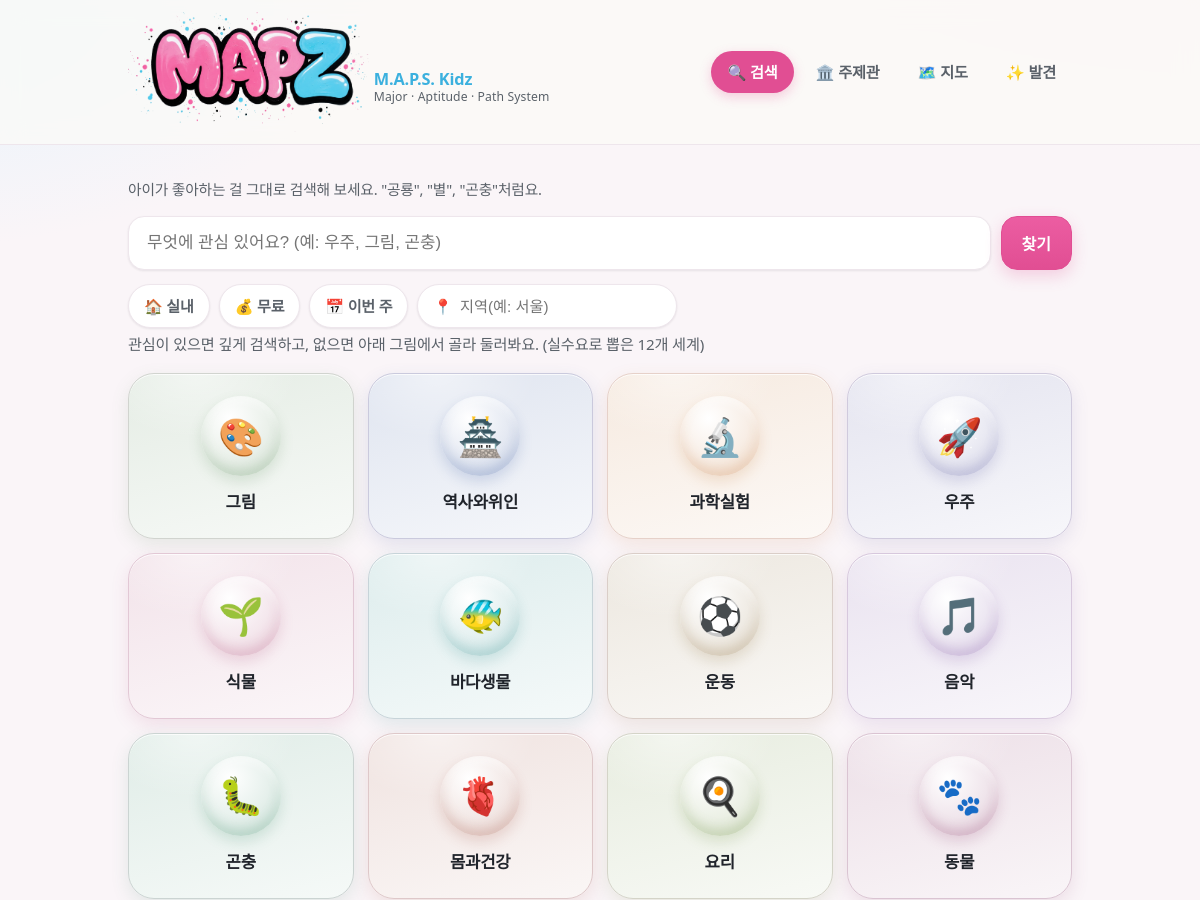
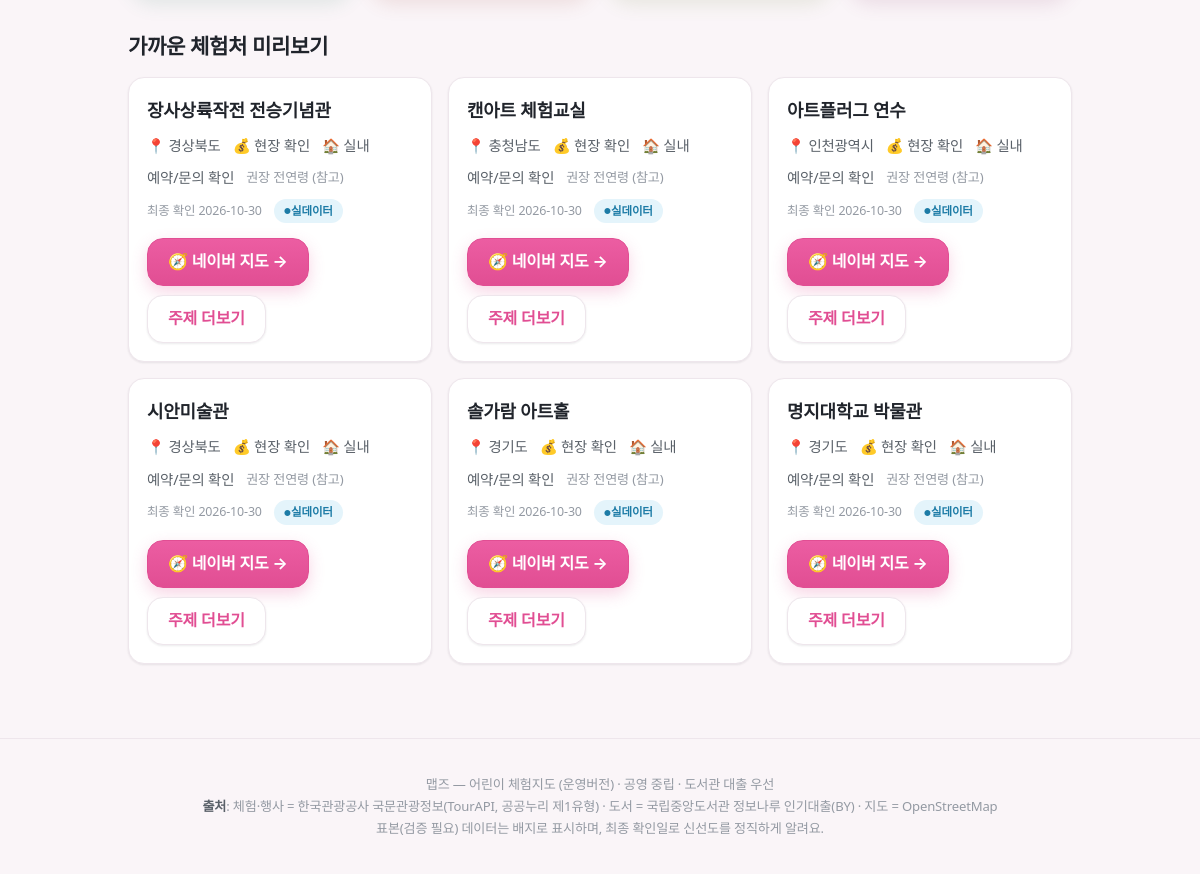
The page / on the database its author committed (2 pictures, top to bottom).
### tables this page shows
CREATE TABLE topic(id TEXT PRIMARY KEY, name TEXT, synonyms TEXT, emoji TEXT,
  demand_score REAL, connection_score REAL, age_profile TEXT);

CREATE TABLE experience(id TEXT PRIMARY KEY, name TEXT, type TEXT, topic_tags TEXT,
  verb_tags TEXT, lat REAL, lng REAL, region TEXT, period_start TEXT, period_end TEXT,
  hours TEXT, age_note TEXT, duration_min INT, cost TEXT, reservation_url TEXT,
  indoor INT, parking TEXT, stroller TEXT, crowd_note TEXT, related_books TEXT,
  tel TEXT, image TEXT, source TEXT, is_seed INT, last_verified TEXT, status TEXT);

### app/main.py (the view)
@app.get("/", response_class=HTMLResponse)
def page_search(request: Request, q: str = "", indoor: int = 0, free: int = 0, region: str = "", week: int = 0):
    af = bool(q or indoor or free or region or week)
    if af:
        d = api_search(q=q, indoor=indoor, free=free, region=region); results = d["results"]
        if week: results = [x for x in results if x["type"] == "상설시설" or (x["period_start"] and x["period_start"] <= _plus_days(7))]
    else: results = []
    con = db(); preview = [exp_row(r) for r in con.execute(f"SELECT * FROM experience WHERE {FRESH} AND type='상설시설' LIMIT 6", (today(),))]; con.close()
    return templates.TemplateResponse(request, "search.html", {"topics": [TOPICS[t] for t in TOPICS], "results": results,
        "query": q, "f": {"indoor": indoor, "free": free, "region": region, "week": week}, "active_filter": af,
        "preview": preview, "today": today(), "active": "search"})

### app/templates/search.html (shortened to what this page needs)
{% extends "base.html" %}
{% import "macros.html" as m %}
{% block content %}
<p class="hint">아이가 좋아하는 걸 그대로 검색해 보세요. "공룡", "별", "곤충"처럼요.</p>
<form class="searchbar" method="get" action="/">
<input type="search" name="q" value="{{ query }}" placeholder="무엇에 관심 있어요? (예: 우주, 그림, 곤충)" aria-label="검색어">
<button class="btn" type="submit">찾기</button>
</form>
<form class="chips" role="group" aria-label="부모 필터" method="get" action="/">
<label class="chip" aria-pressed="{{ 'true' if f.indoor else 'false' }}"><input type="checkbox" name="indoor" value="1" hidden {{ 'checked' if f.indoor }} onchange="this.form.submit()">🏠 실내</label>
<label class="chip" aria-pressed="{{ 'true' if f.free else 'false' }}"><input type="checkbox" name="free" value="1" hidden {{ 'checked' if f.free }} onchange="this.form.submit()">💰 무료</label>
<label class="chip" aria-pressed="{{ 'true' if f.week else 'false' }}"><input type="checkbox" name="week" value="1" hidden {{ 'checked' if f.week }} onchange="this.form.submit()">📅 이번 주</label>
<span class="chip" style="gap:6px">📍 <input type="text" name="region" value="{{ f.region }}" placeholder="지역(예: 서울)" aria-label="지역" style="border:0;background:transparent;min-width:90px;font-size:.95rem" onchange="this.form.submit()"></span>
</form>
<p class="section-note">관심이 있으면 깊게 검색하고, 없으면 아래 그림에서 골라 둘러봐요. (실수요로 뽑은 {{ topics|length }}개 세계)</p>
<div class="tiles">
{% for t in topics %}
<a class="tile" href="/topic/{{ t.id }}" style="--tc:{{ t.color }}"><span class="emoji">{{ t.emoji }}</span><span class="label">{{ t.name }}</span></a>
{% endfor %}
</div>
{% if active_filter %}
<h2 class="section-title">{% if query %}"{{ query }}" {% endif %}검색 결과 ({{ results|length }}건)
{% if f.indoor or f.free or f.week or f.region %}<span class="age"> · 필터: {{ '실내 ' if f.indoor }}{{ '무료 ' if f.free }}{{ '이번주 ' if f.week }}{{ f.region }}</span>{% endif %}</h2>
<div class="cards">
{% for x in results %}{{ m.exp_card(x) }}{% endfor %}
{% if results|length == 0 %}<p class="hint">딱 맞는 곳이 없어요. 위 그림 타일에서 둘러보는 건 어때요?</p>{% endif %}
</div>
{% else %}
<h2 class="section-title">가까운 체험처 미리보기</h2>
<div class="cards">{% for x in preview %}{{ m.exp_card(x) }}{% endfor %}</div>
{% endif %}
{% endblock %}

### app/templates/macros.html (shortened to what this page needs)
{% macro seed_badge(is_seed) -%}
{% if is_seed %}<span class="badge-seed">표본(검증 필요)</span>{% else %}<span class="badge-live">실데이터</span>{% endif %}
{%- endmacro %}
{% macro exp_card(x) -%}
<article class="card">
<h3>{{ x.name }}</h3>
<div class="meta"><span>📍 {{ x.region }}</span><span>💰 {{ x.cost or '현장 확인' }}</span>
<span>{{ '🏠 실내' if x.indoor else '🌳 야외' }}</span>{% if x.tel %}<span>📞 {{ x.tel }}</span>{% endif %}</div>
<div class="meta"><span>{{ '예약/문의 확인' if not x.tel else '전화 문의 가능' }}</span>
<span class="age">권장 {{ x.age_note or '전연령' }} (참고)</span></div>
<div class="meta"><span class="verified">최종 확인 {{ x.last_verified }}</span> {{ seed_badge(x.is_seed) }}</div>
<div class="cta-row"><a class="btn" href="{{ x.maplink }}" target="_blank" rel="noopener">🧭 네이버 지도 →</a>
<a class="btn ghost" href="/topic/{{ x.topic_tags[0] }}">주제 더보기</a></div>
</article>
{%- endmacro %}

### rows shown on the page
topic: emoji "🎨", name "그림"
topic: emoji "🏯", name "역사와위인"
topic: emoji "🔬", name "과학실험"
topic: emoji "🚀", name "우주"
topic: emoji "🌱", name "식물"
topic: emoji "🐠", name "바다생물"
topic: emoji "⚽", name "운동"
topic: emoji "🎵", name "음악"
topic: emoji "🐛", name "곤충"
topic: emoji "🫀", name "몸과건강"
topic: emoji "🍳", name "요리"
topic: emoji "🐾", name "동물"
experience: name "장사상륙작전 전승기념관", region "경상북도", cost "현장 확인", indoor "🏠 실내", tel "예약/문의 확인", age_note "전연령", last_verified "2026-10-30"
experience: name "캔아트 체험교실", region "충청남도", cost "현장 확인", indoor "🏠 실내", tel "예약/문의 확인", age_note "전연령", last_verified "2026-10-30"
experience: name "아트플러그 연수", region "인천광역시", cost "현장 확인", indoor "🏠 실내", tel "예약/문의 확인", age_note "전연령", last_verified "2026-10-30"
experience: name "시안미술관", region "경상북도", cost "현장 확인", indoor "🏠 실내", tel "예약/문의 확인", age_note "전연령", last_verified "2026-10-30"
experience: name "솔가람 아트홀", region "경기도", cost "현장 확인", indoor "🏠 실내", tel "예약/문의 확인", age_note "전연령", last_verified "2026-10-30"
experience: name "명지대학교 박물관", region "경기도", cost "현장 확인", indoor "🏠 실내", tel "예약/문의 확인", age_note "전연령", last_verified "2026-10-30"

### other values the page prints
{{ topics|length }} "12"
